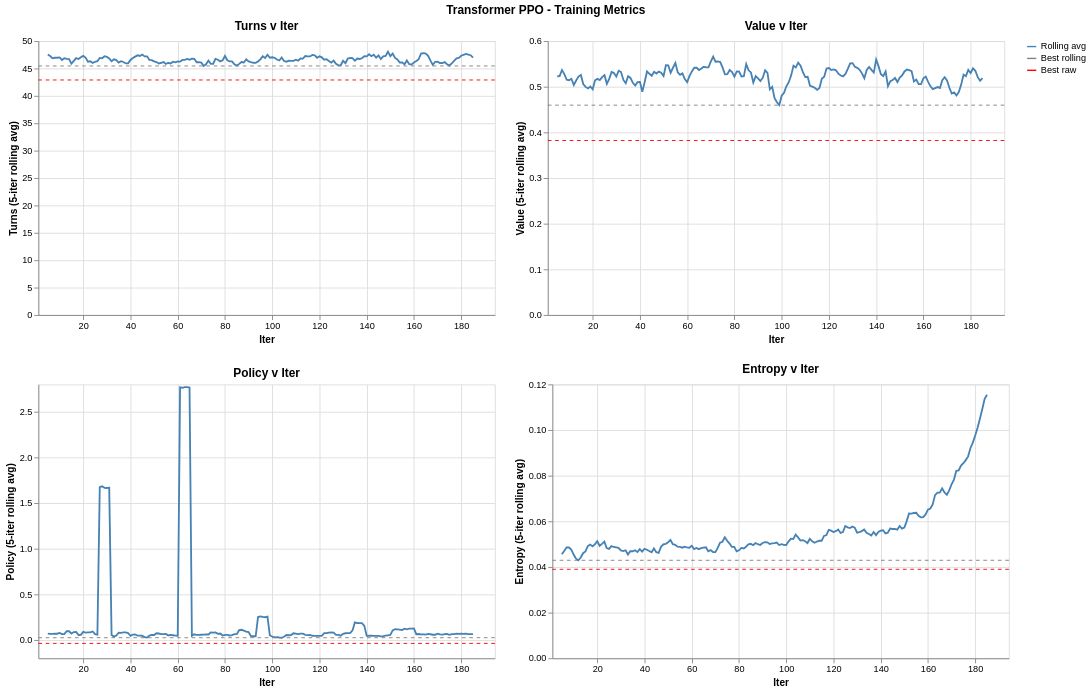

Notebook code cell kept with this figure:
### Code cell
turns, policy, value, entropy = [
    make_chart(ppo_df, col, f, arg_col="iter", scale_x=False, window_size=5)
    for col, f in [
        ("turns", pl.min),
        ("policy", pl.min),
        ("value", pl.min),
        ("entropy", pl.min),
    ]
]

# Total time
total_seconds = ppo_df["time"].sum()
h, m = divmod(total_seconds, 3600)
m, s = divmod(m, 60)
print(f"Total training time: {int(h)}h {int(m)}m {int(s)}s")
# Display charts
title = alt.TitleParams("Transformer PPO - Training Metrics", anchor="middle")
((turns | value) & (policy | entropy)).resolve_scale(y="independent").properties(
    title=title
)

### Figure 1 — Vega-Lite specification as saved in the notebook (floating-point values rounded to 4 significant figures; data arrays with more than 128 entries replaced by an {"elided": "..."} marker saying what was removed)
{"config": {"view": {"continuousWidth": 300, "continuousHeight": 300}}, "vconcat": [{"hconcat": [{"layer": [{"data": {"name": "data-39dc985a243e9d45912ffd2986de67ca"}, "mark": {"type": "line"}, "encoding": {"color": {"field": "series", "legend": {"title": ""}, "scale": {"domain": ["Rolling avg", "Best rolling", "Best raw"], "range": ["steelblue", "grey", "red"]}, "type": "nominal"}, "x": {"axis": {}, "field": "iter", "scale": {"domainMax": 194.2}, "title": "Iter", "type": "quantitative"}, "y": {"field": "turns_rolling", "title": "Turns (5-iter rolling avg)", "type": "quantitative"}}, "title": "Turns v Iter"}, {"data": {"name": "data-35c68fe1ed7b124e0e7f5ae9b243a4cd"}, "mark": {"type": "rule", "fillOpacity": 0.8, "strokeDash": [4, 4]}, "encoding": {"color": {"field": "series", "legend": {"title": ""}, "scale": {"domain": ["Rolling avg", "Best rolling", "Best raw"], "range": ["steelblue", "grey", "red"]}, "type": "nominal"}, "y": {"field": "y", "type": "quantitative"}}}, {"data": {"name": "data-9267fc277f7d65e9edcb0a8a2cb0007d"}, "mark": {"type": "rule", "fillOpacity": 0.8, "strokeDash": [4, 4]}, "encoding": {"color": {"field": "series", "legend": {"title": ""}, "scale": {"domain": ["Rolling avg", "Best rolling", "Best raw"], "range": ["steelblue", "grey", "red"]}, "type": "nominal"}, "y": {"field": "y", "type": "quantitative"}}}], "height": 300, "width": 500}, {"layer": [{"data": {"name": "data-c5bff81f6031f596aa2eea49f766beef"}, "mark": {"type": "line"}, "encoding": {"color": {"field": "series", "legend": {"title": ""}, "scale": {"domain": ["Rolling avg", "Best rolling", "Best raw"], "range": ["steelblue", "grey", "red"]}, "type": "nominal"}, "x": {"axis": {}, "field": "iter", "scale": {"domainMax": 194.2}, "title": "Iter", "type": "quantitative"}, "y": {"field": "value_rolling", "title": "Value (5-iter rolling avg)", "type": "quantitative"}}, "title": "Value v Iter"}, {"data": {"name": "data-18fd08655dfa21c4b9301b2bc0616b1f"}, "mark": {"type": "rule", "fillOpacity": 0.8, "strokeDash": [4, 4]}, "encoding": {"color": {"field": "series", "legend": {"title": ""}, "scale": {"domain": ["Rolling avg", "Best rolling", "Best raw"], "range": ["steelblue", "grey", "red"]}, "type": "nominal"}, "y": {"field": "y", "type": "quantitative"}}}, {"data": {"name": "data-098580f0feeaa8769265fe2fea2b2492"}, "mark": {"type": "rule", "fillOpacity": 0.8, "strokeDash": [4, 4]}, "encoding": {"color": {"field": "series", "legend": {"title": ""}, "scale": {"domain": ["Rolling avg", "Best rolling", "Best raw"], "range": ["steelblue", "grey", "red"]}, "type": "nominal"}, "y": {"field": "y", "type": "quantitative"}}}], "height": 300, "width": 500}]}, {"hconcat": [{"layer": [{"data": {"name": "data-42bf054c76beae1072f03d468d1f7313"}, "mark": {"type": "line"}, "encoding": {"color": {"field": "series", "legend": {"title": ""}, "scale": {"domain": ["Rolling avg", "Best rolling", "Best raw"], "range": ["steelblue", "grey", "red"]}, "type": "nominal"}, "x": {"axis": {}, "field": "iter", "scale": {"domainMax": 194.2}, "title": "Iter", "type": "quantitative"}, "y": {"field": "policy_rolling", "title": "Policy (5-iter rolling avg)", "type": "quantitative"}}, "title": "Policy v Iter"}, {"data": {"name": "data-90e5f6fa8271965bab56b049f0eba52c"}, "mark": {"type": "rule", "fillOpacity": 0.8, "strokeDash": [4, 4]}, "encoding": {"color": {"field": "series", "legend": {"title": ""}, "scale": {"domain": ["Rolling avg", "Best rolling", "Best raw"], "range": ["steelblue", "grey", "red"]}, "type": "nominal"}, "y": {"field": "y", "type": "quantitative"}}}, {"data": {"name": "data-5f806081d17a8d68aa4263c75bf7b170"}, "mark": {"type": "rule", "fillOpacity": 0.8, "strokeDash": [4, 4]}, "encoding": {"color": {"field": "series", "legend": {"title": ""}, "scale": {"domain": ["Rolling avg", "Best rolling", "Best raw"], "range": ["steelblue", "grey", "red"]}, "type": "nominal"}, "y": {"field": "y", "type": "quantitative"}}}], "height": 300, "width": 500}, {"layer": [{"data": {"name": "data-afe46fac3c22f0f216f354ae712059b3"}, "mark": {"type": "line"}, "encoding": {"color": {"field": "series", "legend": {"title": ""}, "scale": {"domain": ["Rolling avg", "Best rolling", "Best raw"], "range": ["steelblue", "grey", "red"]}, "type": "nominal"}, "x": {"axis": {}, "field": "iter", "scale": {"domainMax": 194.2}, "title": "Iter", "type": "quantitative"}, "y": {"field": "entropy_rolling", "title": "Entropy (5-iter rolling avg)", "type": "quantitative"}}, "title": "Entropy v Iter"}, {"data": {"name": "data-ee683cfdbdf954401845b57180f5e8df"}, "mark": {"type": "rule", "fillOpacity": 0.8, "strokeDash": [4, 4]}, "encoding": {"color": {"field": "series", "legend": {"title": ""}, "scale": {"domain": ["Rolling avg", "Best rolling", "Best raw"], "range": ["steelblue", "grey", "red"]}, "type": "nominal"}, "y": {"field": "y", "type": "quantitative"}}}, {"data": {"name": "data-1159e32d2e550ae66b3b5cff96722b8f"}, "mark": {"type": "rule", "fillOpacity": 0.8, "strokeDash": [4, 4]}, "encoding": {"color": {"field": "series", "legend": {"title": ""}, "scale": {"domain": ["Rolling avg", "Best rolling", "Best raw"], "range": ["steelblue", "grey", "red"]}, "type": "nominal"}, "y": {"field": "y", "type": "quantitative"}}}], "height": 300, "width": 500}]}], "resolve": {"scale": {"y": "independent"}}, "title": {"text": "Transformer PPO - Training Metrics", "anchor": "middle"}, "$schema": "https://vega.github.io/schema/vega-lite/v6.1.0.json", "datasets": {"data-39dc985a243e9d45912ffd2986de67ca": {"elided": "185 records"}, "data-35c68fe1ed7b124e0e7f5ae9b243a4cd": [{"y": 45.46, "series": "Best rolling"}], "data-9267fc277f7d65e9edcb0a8a2cb0007d": [{"y": 42.9, "series": "Best raw"}], "data-c5bff81f6031f596aa2eea49f766beef": {"elided": "185 records"}, "data-18fd08655dfa21c4b9301b2bc0616b1f": [{"y": 0.4597, "series": "Best rolling"}], "data-098580f0feeaa8769265fe2fea2b2492": [{"y": 0.3822, "series": "Best raw"}], "data-42bf054c76beae1072f03d468d1f7313": {"elided": "185 records"}, "data-90e5f6fa8271965bab56b049f0eba52c": [{"y": 0.02502, "series": "Best rolling"}], "data-5f806081d17a8d68aa4263c75bf7b170": [{"y": -0.0367, "series": "Best raw"}], "data-afe46fac3c22f0f216f354ae712059b3": {"elided": "185 records"}, "data-ee683cfdbdf954401845b57180f5e8df": [{"y": 0.04294, "series": "Best rolling"}], "data-1159e32d2e550ae66b3b5cff96722b8f": [{"y": 0.039, "series": "Best raw"}]}}
